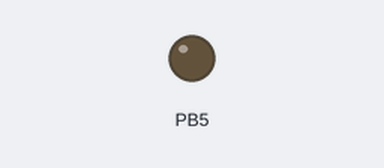
The program below on a simulated ATmega328P, built with avr-gcc and emulated at 16 MHz. Shown: output pins drawn as LEDs (lit = HIGH). Dashed ring = blinking.

Above: at 1.0 s.
At 2.5 s:
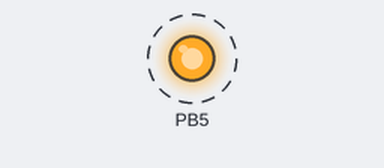
Timing chart, 0 to 4.6 s (numbered marks = the images above):
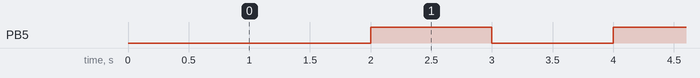

The program:

main.c
```c
#include <avr/io.h>
#include <avr/interrupt.h>

unsigned long t0_cnt = 0;
unsigned char disp= 1<<5;
ISR(TIMER0_COMPA_vect)
{
  t0_cnt++;
}

void my_delay(){
	if(t0_cnt==1000){
	       disp ^= 1 << 5;
	       t0_cnt = 0;
	       PORTB = disp;
	      }
}

int main()
{
   DDRB |= 1 << 5; //PB5 je izlaz

   TCCR0A = 0x02; //tajmer 0: CTC mod
   TCCR0B = 0x03; //tajmer 0: fclk = fosc/64
   OCR0A = 249;
   TIMSK0 = 0x02;

   sei();
   while (1)
   {
     my_delay(t0_cnt);
   }
   return 0;
}
```

Measured:
- by itself, PB5: alternates HIGH for 1.0 s and LOW for 1.0 s
